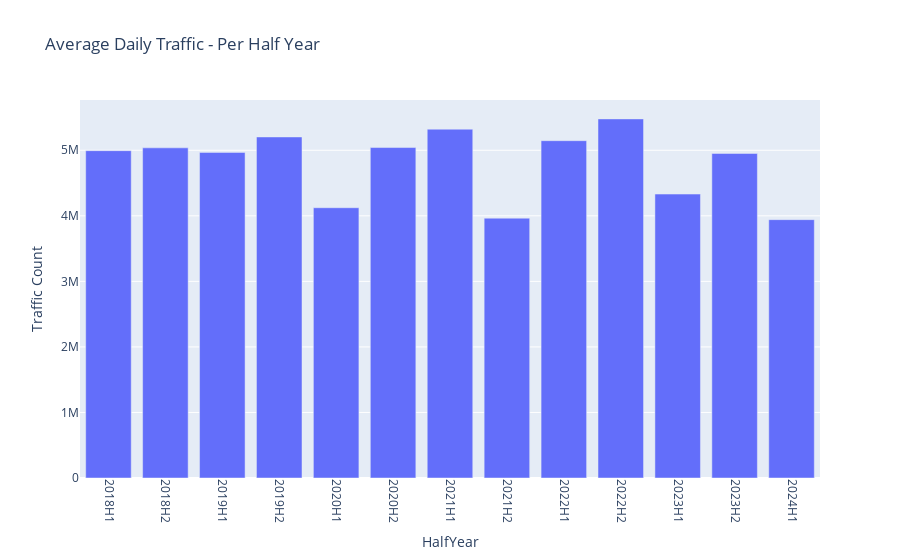

The code cell stored with this chart in its notebook:
### Code cell
average_daily_traffic_half_year = agg_daily_traffic_volume.groupby('HalfYear')['Traffic Count'].mean().reset_index()
fig = px.bar(average_daily_traffic_half_year, x='HalfYear', y='Traffic Count', 
              title='Average Daily Traffic - Per Half Year')
fig.update_layout(
    xaxis=dict(
        tickmode='linear',
        tick0=min(average_daily_traffic_half_year['HalfYear']),
        dtick=1,
        tickangle=90
    )
)
fig.show()

### Figure 1 — Plotly figure (JSON) as saved in the notebook; plotly's stock layout.template omitted (floating-point values rounded to 4 significant figures)
{"data": [{"alignmentgroup": "True", "hovertemplate": "HalfYear=%{x}<br>Traffic Count=%{y}<extra></extra>", "legendgroup": "", "marker": {"color": "#636efa", "pattern": {"shape": ""}}, "name": "", "offsetgroup": "", "orientation": "v", "showlegend": false, "textposition": "auto", "type": "bar", "x": ["2018H1", "2018H2", "2019H1", "2019H2", "2020H1", "2020H2", "2021H1", "2021H2", "2022H1", "2022H2", "2023H1", "2023H2", "2024H1"], "xaxis": "x", "y": [4994000.0, 5037000.0, 4968000.0, 5204000.0, 4123000.0, 5042000.0, 5322000.0, 3964000.0, 5146000.0, 5479000.0, 4332000.0, 4952000.0, 3942000.0], "yaxis": "y"}], "layout": {"barmode": "relative", "legend": {"tracegroupgap": 0}, "title": {"text": "Average Daily Traffic - Per Half Year"}, "xaxis": {"anchor": "y", "domain": [0, 1], "dtick": 1, "tick0": "2018H1", "tickangle": 90, "tickmode": "linear", "title": {"text": "HalfYear"}}, "yaxis": {"anchor": "x", "domain": [0, 1], "title": {"text": "Traffic Count"}}}}
